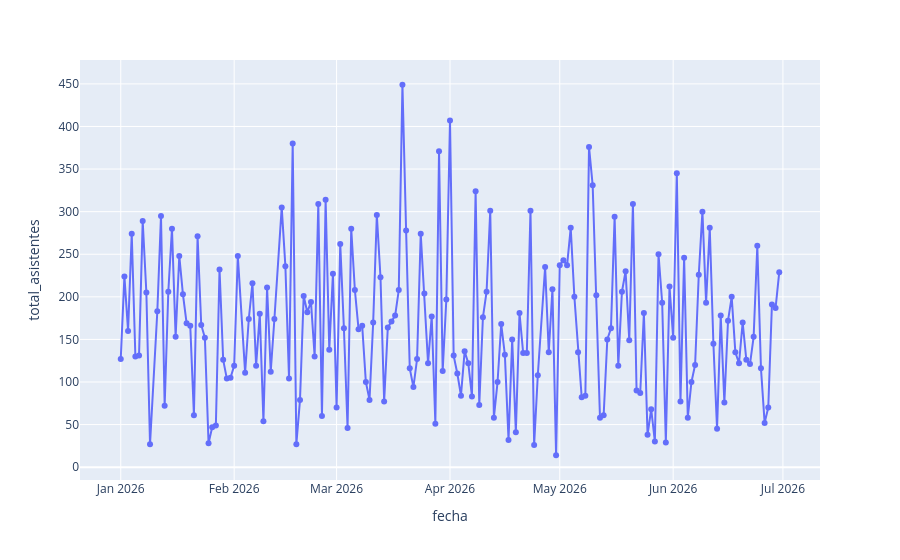

Notebook code cell kept with this figure:
### Code cell
fig = px.line(data_frame=df_plot, x="fecha", y="total_asistentes", markers=True)
fig.show()

### Figure 1 — Plotly figure (JSON) as saved in the notebook; plotly's stock layout.template omitted (floating-point values rounded to 4 significant figures; data arrays with more than 128 entries replaced by an {"elided": "..."} marker saying what was removed)
{"data": [{"hovertemplate": "fecha=%{x}<br>total_asistentes=%{y}<extra></extra>", "legendgroup": "", "line": {"color": "#636efa", "dash": "solid"}, "marker": {"symbol": "circle"}, "mode": "lines+markers", "name": "", "orientation": "v", "showlegend": false, "type": "scatter", "x": {"elided": "177 str values"}, "xaxis": "x", "y": {"elided": "177 int values"}, "yaxis": "y"}], "layout": {"legend": {"tracegroupgap": 0}, "margin": {"t": 60}, "xaxis": {"anchor": "y", "domain": [0, 1], "title": {"text": "fecha"}}, "yaxis": {"anchor": "x", "domain": [0, 1], "title": {"text": "total_asistentes"}}}}
